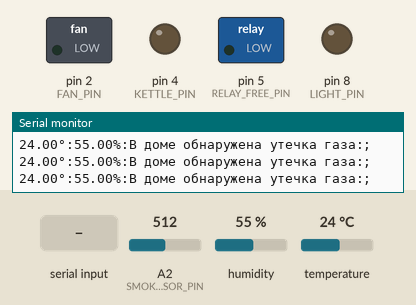
Bench run of a sketch on a simulated Arduino Uno, built with avr-gcc and run on an emulated ATmega328P. On the bench: switched loads named in the sketch (green lamp = pin HIGH), output pins drawn as LEDs (lit = HIGH), the last lines printed to the serial monitor. Inputs (shaded band) come from the test bench; at power-on: A2 (SMOKE_SENSOR_PIN) = 512, humidity 55 %, temperature 24 °C.

Above: at 1.2 s.
1.3 s: "30,150\n" received over Serial
At 3.5 s:
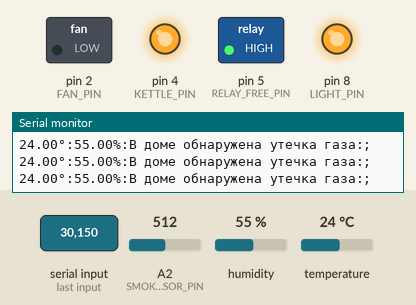
4.6 s: "90,45\n" received over the second serial link
At 7.4 s:
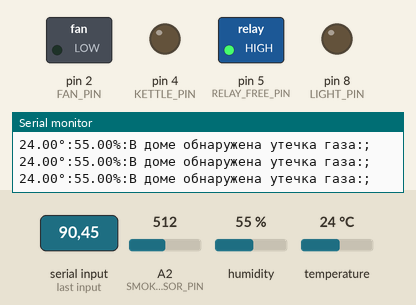
7.7 s: "1\n" received over Serial
At 8.6 s:
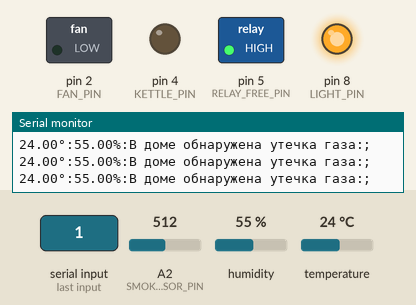
9.3 s: A2 (SMOKE_SENSOR_PIN) set to 458
10.8 s: A2 (SMOKE_SENSOR_PIN) set to 443
13.1 s: "90,45\n" received over Serial
At 15.3 s:
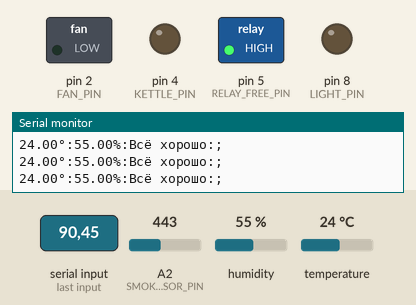
Timing chart, 0 to 16.8 s (numbered marks = the images above; inputs shaded):
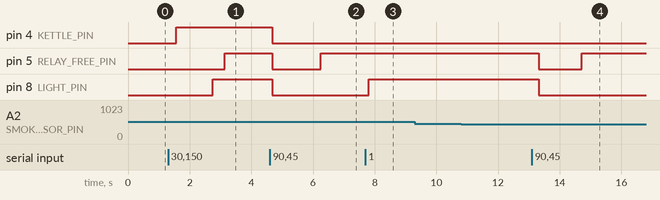

The sketch:

code_ardu.ino
```cpp
#include <SoftwareSerial.h>
#include "DHT.h"

#define SMOKE_SENSOR_PIN   A2
#define LIGHT_PIN          8
#define KETTLE_PIN         4
#define FAN_PIN            2
#define RELAY_FREE_PIN     5

#define DHT_PIN            12
#define DHT_TYPE           DHT11
DHT dht(DHT_PIN, DHT_TYPE);

#define SMOKE_THRESHOLD    450

SoftwareSerial mySerialBT(9, 10);

int command = 0;

void setup() {
  Serial.begin(9600);
  mySerialBT.begin(9600);

  pinMode(LIGHT_PIN,      OUTPUT);
  pinMode(KETTLE_PIN,     OUTPUT);
  pinMode(FAN_PIN,        OUTPUT);
  pinMode(RELAY_FREE_PIN, OUTPUT);

  digitalWrite(LIGHT_PIN,      LOW);
  digitalWrite(KETTLE_PIN,     LOW);
  digitalWrite(FAN_PIN,        LOW);
  digitalWrite(RELAY_FREE_PIN, LOW);

  dht.begin();
}

void loop() {
  if (mySerialBT.available()) {
    command = mySerialBT.read();
  }
  if (Serial.available()) {
    command = Serial.read();
  }

  int cmd = -1;

  if (command >= 1 && command <= 9) {
    cmd = command;
  }
  else if (command >= '1' && command <= '9') {
    cmd = command - '0';
  }

  if (cmd >= 1 && cmd <= 9) {
    handleCommand(cmd);
    command = 0;
  }

  int smokeValue = analogRead(SMOKE_SENSOR_PIN);
  float temperature = dht.readTemperature();
  float humidity = dht.readHumidity();
  String status = "Всё хорошо";

  if (smokeValue > SMOKE_THRESHOLD) {
    status = "В доме обнаружена утечка газа";
  }

  if (isnan(temperature)) temperature = -99;
  if (isnan(humidity))    humidity    = -99;

  String message = String(temperature) + "°:" +
                   String(humidity) + "%:" +
                   status + ":" + ";";

  mySerialBT.println(message);
  Serial.println(message);

  delay(300);
}

void handleCommand(int cmd) {
  switch (cmd) {
    case 1:
      digitalWrite(LIGHT_PIN, HIGH);
      break;
    case 2:
      digitalWrite(LIGHT_PIN, LOW);
      break;
    case 3:
      digitalWrite(KETTLE_PIN, HIGH);
      break;
    case 4:
      digitalWrite(KETTLE_PIN, LOW);
      break;
    case 5:
      digitalWrite(RELAY_FREE_PIN, HIGH);
      break;
    case 6:
      digitalWrite(RELAY_FREE_PIN, LOW);
      break;
    case 7:
      digitalWrite(FAN_PIN, HIGH);
      break;
    case 8:
      digitalWrite(FAN_PIN, LOW);
      break;
    case 9:
      digitalWrite(LIGHT_PIN,      LOW);
      digitalWrite(KETTLE_PIN,     LOW);
      digitalWrite(FAN_PIN,        LOW);
      digitalWrite(RELAY_FREE_PIN, LOW);
      break;
    default:
      Serial.print("Неизвестная комманда: ");
      Serial.println(cmd);
      break;
  }
}
```

Measured:
- after the input at 1.3 s, pin 4 (KETTLE_PIN): LOW → HIGH after 0.27 s; pin 5 (RELAY_FREE_PIN): LOW → HIGH after 1.8 s; pin 8 (LIGHT_PIN): LOW → HIGH after 1.4 s
- after the input at 4.6 s, pin 4 (KETTLE_PIN), pin 8 (LIGHT_PIN): HIGH → LOW after 0.08 s; pin 5 (RELAY_FREE_PIN): HIGH → LOW after 0.08 s, → HIGH 1.6 s later
- after the input at 7.7 s, pin 8 (LIGHT_PIN): LOW → HIGH after 0.11 s
- after the input at 13.1 s, pin 5 (RELAY_FREE_PIN): HIGH → LOW after 0.23 s, → HIGH 1.4 s later; pin 8 (LIGHT_PIN): HIGH → LOW after 0.23 s
